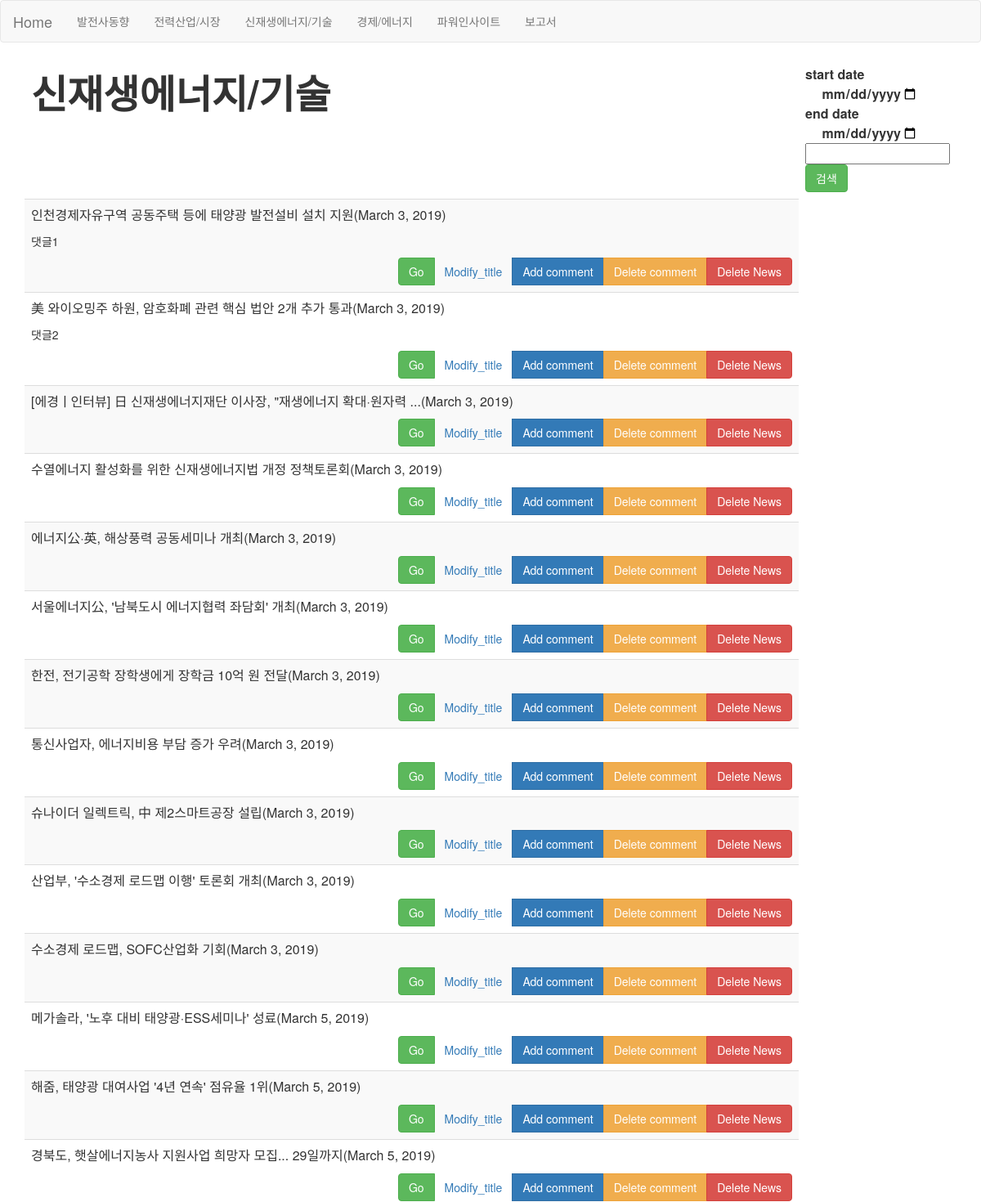
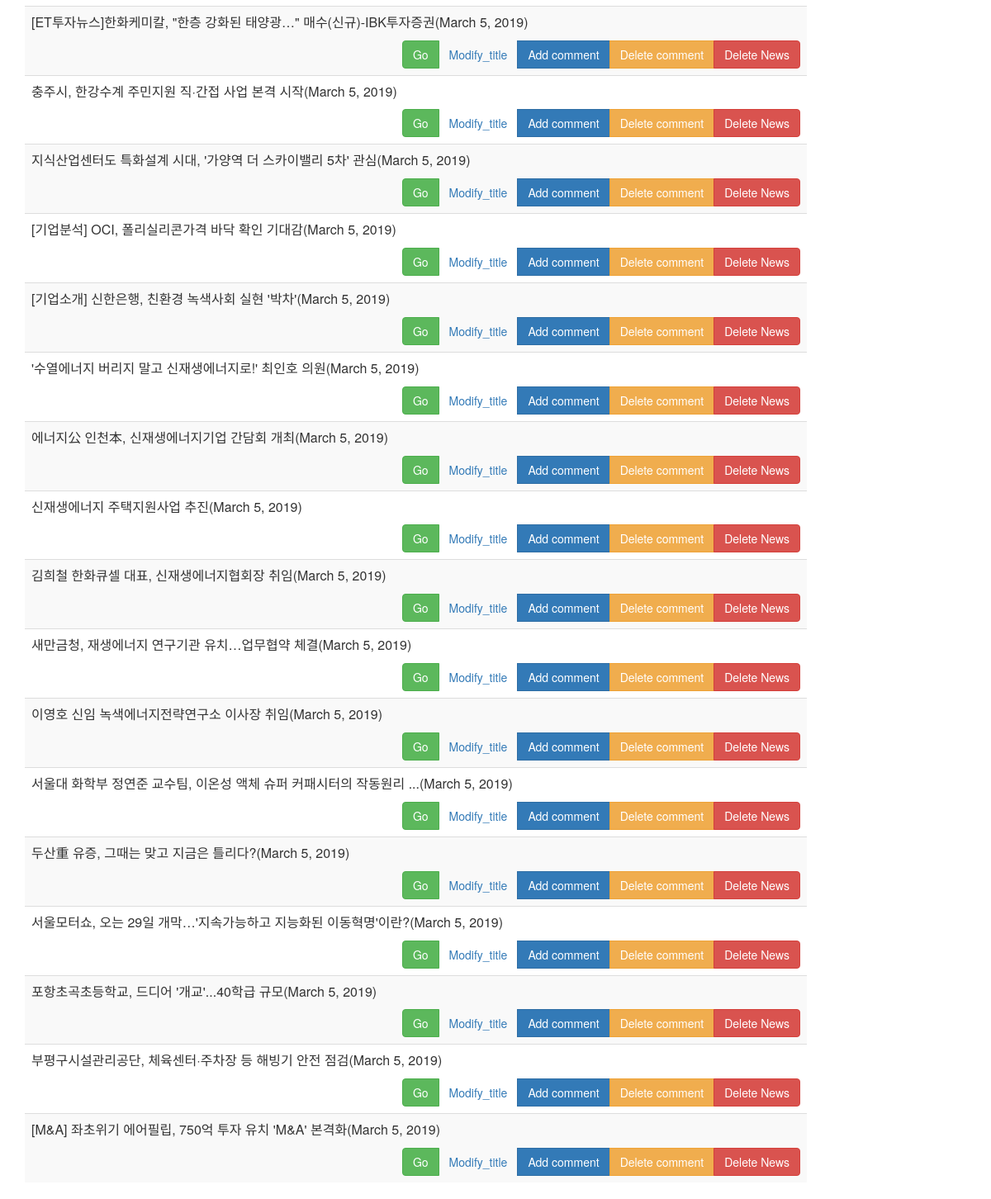
The app's page /신재생에너지/기술/ with its own data (2 pictures, top to bottom).
### MorningBriefing/models.py (models this page shows)
class News(models.Model):
    Title = models.CharField(max_length=200) #<title>{% News.title%}</title>
    Link = models.CharField(max_length=2000, unique=True) #a href = {% News.link[]%}
    Comment = models.TextField(
        blank = True,
        default = None)
    Published_date = models.DateField(default =timezone.now)
    Select = (
        ('A', '발전사 동향'), # 한전 #남동발전 #한국전력 #동서발전 #..... -- >
        ('B', '전력산업/시장'), #전력 #이병준 #주병권
        ('C', '신재생에너지/기술'),
        ('D', '경제/에너지'),
    )
    Data_field = models.CharField(
        max_length = 1,
        choices = Select,
        blank = True,
        default = 'm',
    )
    class Meta:
        ordering = ['Data_field', 'Published_date' ]

### MorningBriefing/views.py (called while the page is built)
def c(request):
	today=datetime.date.today()
	one_day_ago = today-datetime.timedelta(days=1)
	try:
		start_date=request.POST["start_date"]
	except:
		start_date="2019-01-01"
	try:
		end_date=request.POST["end_date"]
	except:
		end_date=today
	try:
		search=request.POST["search"]
	except:
		search=""
	start_date=start_date if start_date else one_day_ago
	end_date=end_date if end_date else today
	news = News.objects.filter(Q(Published_date__gte=start_date, Published_date__lte=end_date)&Q(Title__contains=search))
	context = {'news':news,}
	return render(request, 'MorningBriefing/c.html',context)

### MorningBriefing/templates/MorningBriefing/c.html (shortened to what this page needs)
<!DOCTYPE html>
<html lang="en">
<head>
  <link rel="stylesheet" href="http://maxcdn.bootstrapcdn.com/bootstrap/3.3.6/css/bootstrap.min.css">
</head>
<body>
    <nav class="navbar navbar-default">
        <div class="container-fluid">
          <div class="navbar-header">
            <a class="navbar-brand" href="{% url 'MorningBriefing:home' %}">Home</a>
          </div>
          <ul class="nav navbar-nav">
            <li><a href = "{% url 'MorningBriefing:발전사동향' %}">발전사동향</a></li>
            <li><a href = "{% url 'MorningBriefing:전력산업/시장'%}">전력산업/시장</a></li>
            <li><a href = "{% url 'MorningBriefing:신재생에너지/기술'%}">신재생에너지/기술</a></li>
            <li><a href = "{% url 'MorningBriefing:경제/에너지'%}">경제/에너지</a></li>
            <li><a href = "{% url 'MorningBriefing:파워인사이트'%}">파워인사이트</a></li>
            <li><a href = "{% url 'MorningBriefing:보고서'%}">보고서</a></li>
          </ul>
        </div>
      </nav>
<div class="container">
    <table class="table table-striped">
        <thead>
        <tr>
            <td><B><font size=10>신재생에너지/기술</font></B></td>
            <td style= "width:50px">
              <form method="post">
                <div style="text-align: left"><font size = 3><B>start date<input type="date" style = "text-align: right;border: 0px; font-size: 3" name="start_date" value="{{start_date}}"></B></font>
                <div style="text-align: left"><font size = 3><B>end  date<input type="date" style = "text-align: right;border: 0px; font-size: 3" name="end_date" value="{{end_date}}"></B></font>
                <input name="search" value="{{search}}">
                <input type="submit" class="btn btn-success" value="검색">
              </form>
            </td>
        </tr>
        </thead>
        <tbody>
            {% for news in news %}
            {% if news.Data_field == 'C' %}
        <tr>
            <td>
                <div>
                   <p><font size=3>{{news.Title}}({{news.Published_date}})</font></p>
                  <p>{{news.Comment}}</p>
                </div>
              <div align="right">
                <div class="btn-group">
                  <button type="submit" class="btn btn-success"  style="text-align:right;" onclick="window.open('{{news.Link}}')">Go</button>
                  <a class="btn btn-light" href="{%url 'MorningBriefing:modify_title' pk=news.pk %}">Modify_title</a>
                  <a class="btn btn-primary" href="{%url 'MorningBriefing:add_comment_to_post' pk=news.pk %}">Add comment</a>
                <a href="{% url 'MorningBriefing:delete_news' pk=news.pk %}" class="btn btn-warning del" role="button" onclick="return confirm('정말 삭제하시겠습니까?')">Delete comment</a>
              <a href="{% url 'MorningBriefing:delete' pk=news.pk %}" class="btn btn-danger del" role="button" onclick="return confirm('정말 삭제하시겠습니까?')">Delete News</a>
              </div>
              </div>
            {% endif %}
          </td>
        </tr>
        {% endfor %}
        </tbody>
    </table>
</body>

### records on screen
News: Title "인천경제자유구역 공동주택 등에 태양광 발전설비 설치 지원", Published_date "March 3, 2019", Comment "댓글1"
News: Title "美 와이오밍주 하원, 암호화폐 관련 핵심 법안 2개 추가 통과", Published_date "March 3, 2019", Comment "댓글2"
News: Title "[에경ㅣ인터뷰] 日 신재생에너지재단 이사장, \"재생에너지 확대·원자력 ...", Published_date "March 3, 2019"
News: Title "수열에너지 활성화를 위한 신재생에너지법 개정 정책토론회", Published_date "March 3, 2019"
News: Title "에너지公·英, 해상풍력 공동세미나 개최", Published_date "March 3, 2019"
News: Title "서울에너지公, '남북도시 에너지협력 좌담회' 개최", Published_date "March 3, 2019"
News: Title "한전, 전기공학 장학생에게 장학금 10억 원 전달", Published_date "March 3, 2019"
News: Title "통신사업자, 에너지비용 부담 증가 우려", Published_date "March 3, 2019"
News: Title "슈나이더 일렉트릭, 中 제2스마트공장 설립", Published_date "March 3, 2019"
News: Title "산업부, '수소경제 로드맵 이행' 토론회 개최", Published_date "March 3, 2019"
News: Title "수소경제 로드맵, SOFC산업화 기회", Published_date "March 3, 2019"
News: Title "메가솔라, '노후 대비 태양광·ESS세미나' 성료", Published_date "March 5, 2019"
News: Title "해줌, 태양광 대여사업 '4년 연속' 점유율 1위", Published_date "March 5, 2019"
News: Title "경북도, 햇살에너지농사 지원사업 희망자 모집... 29일까지", Published_date "March 5, 2019"
News: Title "[ET투자뉴스]한화케미칼, \"한층 강화된 태양광…\" 매수(신규)-IBK투자증권", Published_date "March 5, 2019"
News: Title "충주시, 한강수계 주민지원 직·간접 사업 본격 시작", Published_date "March 5, 2019"
News: Title "지식산업센터도 특화설계 시대, '가양역 더 스카이밸리 5차' 관심", Published_date "March 5, 2019"
News: Title "[기업분석] OCI, 폴리실리콘가격 바닥 확인 기대감", Published_date "March 5, 2019"
News: Title "[기업소개] 신한은행, 친환경 녹색사회 실현 '박차'", Published_date "March 5, 2019"
News: Title "'수열에너지 버리지 말고 신재생에너지로!' 최인호 의원", Published_date "March 5, 2019"
News: Title "에너지公 인천本, 신재생에너지기업 간담회 개최", Published_date "March 5, 2019"
News: Title "신재생에너지 주택지원사업 추진", Published_date "March 5, 2019"
News: Title "김희철 한화큐셀 대표, 신재생에너지협회장 취임", Published_date "March 5, 2019"
News: Title "새만금청, 재생에너지 연구기관 유치…업무협약 체결", Published_date "March 5, 2019"
News: Title "이영호 신임 녹색에너지전략연구소 이사장 취임", Published_date "March 5, 2019"
News: Title "서울대 화학부 정연준 교수팀, 이온성 액체 슈퍼 커패시터의 작동원리 ...", Published_date "March 5, 2019"
News: Title "두산重 유증, 그때는 맞고 지금은 틀리다?", Published_date "March 5, 2019"
News: Title "서울모터쇼, 오는 29일 개막…'지속가능하고 지능화된 이동혁명'이란?", Published_date "March 5, 2019"
News: Title "포항초곡초등학교, 드디어 '개교'...40학급 규모", Published_date "March 5, 2019"
News: Title "부평구시설관리공단, 체육센터·주차장 등 해빙기 안전 점검", Published_date "March 5, 2019"
News: Title "[M&A] 좌초위기 에어필립, 750억 투자 유치 'M&A' 본격화", Published_date "March 5, 2019"
